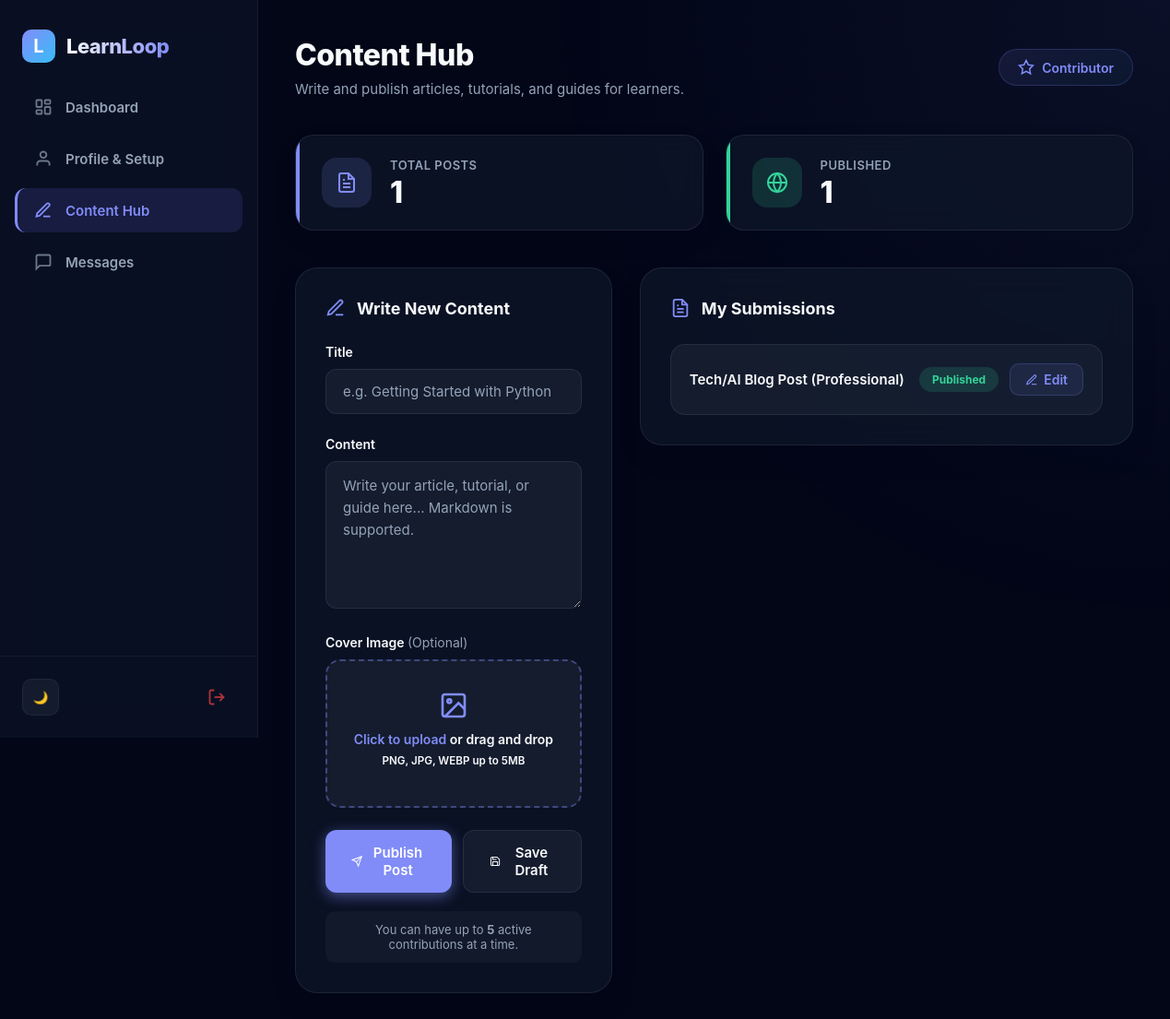
Screenshot of /mentor/dashboard/content (signed in) with the database file from the repository.
### mentor/models.py (models this page shows, shortened)
class ContentContribution(models.Model):
    STATUS_CHOICES = [
        ('draft', 'Draft'),
        ('pending', 'Pending Review'),
        ('published', 'Published'),
        ('rejected', 'Rejected'),
    ]
    author = models.ForeignKey(
        CustomUser,
        on_delete=models.CASCADE,
        related_name='mentor_contributions'
    )
    title = models.CharField(max_length=200)
    body = models.TextField()
    images=models.ImageField(upload_to='contributions/images/', blank=True, null=True)
    status = models.CharField(max_length=20, choices=STATUS_CHOICES, default='draft')
    reward_amount = models.IntegerField(default=0)
    views_count = models.IntegerField(default=0)
    created_at = models.DateTimeField(auto_now_add=True)
    updated_at = models.DateTimeField(auto_now=True)
    published_at = models.DateTimeField(blank=True, null=True)
    class Meta:
        verbose_name = "Content Contribution"
        verbose_name_plural = "Content Contributions"
        ordering = ['-created_at']

### mentor/views.py (the view)
# urls.py: path('dashboard/content', views.mentor_content, name='mentor_content'),
@login_required
def mentor_content(request):
    if request.user.role !='mentor':
        messages.error(request,"⛔ Only mentors can add availability slots.")
        return redirect('home')
    if not request.user.is_approved:
        messages.error(request,"⏳ You must be approved by admin to access the mentor dashboard.")
        return redirect('home')
    contributions = ContentContribution.objects.filter(
        author=request.user
    ).order_by('-created_at')[:10]
    context={'contributions':contributions,}
    return render(request,'mentor/content.html',context)

### mentor/templates/mentor/content.html (shortened to what this page needs)
{% extends 'dashboard/mentorbase.html'%}
{% block content %}
<div class="content-page">
    <div class="page-header">
        <div class="page-header-left">
            <h1>Content Hub</h1>
            <p>Write and publish articles, tutorials, and guides for learners.</p>
        </div>
        <div class="contributor-chip">
            <svg width="18" height="18" viewBox="0 0 24 24" fill="none" stroke="currentColor" stroke-width="2"><path d="M12 2l3.09 6.26L22 9.27l-5 4.87 1.18 6.88L12 17.77l-6.18 3.25L7 14.14 2 9.27l6.91-1.01L12 2z"/></svg>
            Contributor
        </div>
    </div>
    <div class="stats-strip">
        <div class="stat-card purple">
            <div class="stat-icon">
                <svg width="24" height="24" viewBox="0 0 24 24" fill="none" stroke="currentColor" stroke-width="2"><path d="M14 2H6a2 2 0 0 0-2 2v16a2 2 0 0 0 2 2h12a2 2 0 0 0 2-2V8z"/><polyline points="14 2 14 8 20 8"/><line x1="16" y1="13" x2="8" y2="13"/><line x1="16" y1="17" x2="8" y2="17"/><polyline points="10 9 9 9 8 9"/></svg>
            </div>
            <div class="stat-info">
                <h4>Total Posts</h4>
                <span>{{ contributions|length }}</span>
            </div>
        </div>
        <div class="stat-card green">
            <div class="stat-icon">
                <svg width="24" height="24" viewBox="0 0 24 24" fill="none" stroke="currentColor" stroke-width="2"><circle cx="12" cy="12" r="10"/><line x1="2" y1="12" x2="22" y2="12"/><path d="M12 2a15.3 15.3 0 0 1 4 10 15.3 15.3 0 0 1-4 10 15.3 15.3 0 0 1-4-10 15.3 15.3 0 0 1 4-10z"/></svg>
            </div>
            <div class="stat-info">
                <h4>Published</h4>
                <span>{% with contributions|length as total %}{{ total }}{% endwith %}</span>
            </div>
        </div>
    </div>
    <div class="main-grid">
        <div class="panel-card">
            <div class="panel-title">
                <svg width="22" height="22" viewBox="0 0 24 24" fill="none" stroke="currentColor" stroke-width="2"><path d="M12 20h9"/><path d="M16.5 3.5a2.12 2.12 0 0 1 3 3L7 19l-4 1 1-4L16.5 3.5z"/></svg>
                Write New Content
            </div>
            <form method="POST" action="{% url 'submit_content' %}" enctype="multipart/form-data">
                <div class="form-group">
                    <label for="id_title">Title</label>
                    <input id="id_title" type="text" name="title" required placeholder="e.g. Getting Started with Python">
                </div>
                <div class="form-group">
                    <label for="id_body">Content</label>
                    <textarea id="id_body" name="body" required placeholder="Write your article, tutorial, or guide here... Markdown is supported."></textarea>
                </div>
                <div class="form-group">
                    <label>Cover Image <span style="color: var(--text-muted); font-weight: 400;">(Optional)</span></label>
                    <div class="file-upload-wrapper" onclick="document.getElementById('id_images').click()">
                        <svg class="upload-icon" viewBox="0 0 24 24" fill="none" stroke="currentColor" stroke-width="2"><rect x="3" y="3" width="18" height="18" rx="2" ry="2"/><circle cx="8.5" cy="8.5" r="1.5"/><polyline points="21 15 16 10 5 21"/></svg>
                        <label class="file-upload-label" for="id_images">
                            <span>Click to upload</span> or drag and drop<br>
                            <small style="display: block; margin-top: 8px;">PNG, JPG, WEBP up to 5MB</small>
                        </label>
                    </div>
                </div>
                <div class="btn-row">
                    <button class="btn btn-primary" type="submit" name="submit_type" value="publish">
                        <svg width="18" height="18" viewBox="0 0 24 24" fill="none" stroke="currentColor" stroke-width="2"><line x1="22" y1="2" x2="11" y2="13"/><polygon points="22 2 15 22 11 13 2 9 22 2"/></svg>
                        Publish Post
                    </button>
                    <button class="btn btn-secondary" type="submit" name="submit_type" value="draft">
                        <svg width="18" height="18" viewBox="0 0 24 24" fill="none" stroke="currentColor" stroke-width="2"><path d="M19 21H5a2 2 0 0 1-2-2V5a2 2 0 0 1 2-2h11l5 5v11a2 2 0 0 1-2 2z"/><polyline points="17 21 17 13 7 13 7 21"/><polyline points="7 3 7 8 15 8"/></svg>
                        Save Draft
                    </button>
                </div>
                <p class="limit-note">You can have up to <strong>5</strong> active contributions at a time.</p>
            </form>
        </div>
        <div class="panel-card">
            <div class="panel-title">
                <svg width="22" height="22" viewBox="0 0 24 24" fill="none" stroke="currentColor" stroke-width="2"><path d="M14 2H6a2 2 0 0 0-2 2v16a2 2 0 0 0 2 2h12a2 2 0 0 0 2-2V8z"/><polyline points="14 2 14 8 20 8"/><line x1="16" y1="13" x2="8" y2="13"/><line x1="16" y1="17" x2="8" y2="17"/><polyline points="10 9 9 9 8 9"/></svg>
                My Submissions
            </div>
            <ul class="contrib-list">
                {% for contrib in contributions %}
                <li class="contrib-item">
                    <div class="contrib-title" title="{{ contrib.title }}">{{ contrib.title }}</div>
                    <div class="contrib-actions">
                        <span class="status-badge {{ contrib.status|lower }}">{{ contrib.status }}</span>
                        <a href="{% url 'edit_content' contrib.id %}" class="edit-btn">
                            <svg width="14" height="14" viewBox="0 0 24 24" fill="none" stroke="currentColor" stroke-width="2"><path d="M12 20h9"/><path d="M16.5 3.5a2.12 2.12 0 0 1 3 3L7 19l-4 1 1-4L16.5 3.5z"/></svg>
                            Edit
                        </a>
                    </div>
                </li>
                {% endfor %}
            </ul>
        </div>
    </div>
</div>
{% endblock %}

### accounts/templates/dashboard/mentorbase.html (style rules this page uses)
* { margin: 0; padding: 0; box-sizing: border-box; font-family: 'Inter', 'Segoe UI', sans-serif; }
:root { --bg-gradient: #020617; --text-primary: #f8fafc; --text-muted: #94a3b8; --sidebar-bg: rgba(15, 23, 42, 0.6); --sidebar-border: rgba(255, 255, 255, 0.05); --brand-color: #818cf8; --brand-glow: rgba(129, 140, 248, 0.5); --nav-item-bg: transparent; --nav-item-hover: rgba(255, 255, 255, 0.05); --nav-item-active: rgba(99, 102, 241, 0.15); --nav-item-active-border: #818cf8; --card-bg: rgba(15, 23, 42, 0.7); --card-border: rgba(255, 255, 255, 0.08); --item-bg: rgba(30, 41, 59, 0.5); --title-color: #e2e8f0; }
body { background: var(--bg-gradient); color: var(--text-primary); min-height: 100vh; display: flex; overflow-x: hidden; }
body::before { content: ''; position: fixed; top: 0; left: 0; right: 0; bottom: 0; background-image: radial-gradient(circle at top right, var(--brand-glow), transparent 40%); opacity: 0.15; pointer-events: none; z-index: -1; }

### rows the page displays
ContentContribution: title "Tech/AI Blog Post (Professional)", status "Published"

### other values shown
{{ contributions|length }} "1"
{{ total }} "1"
